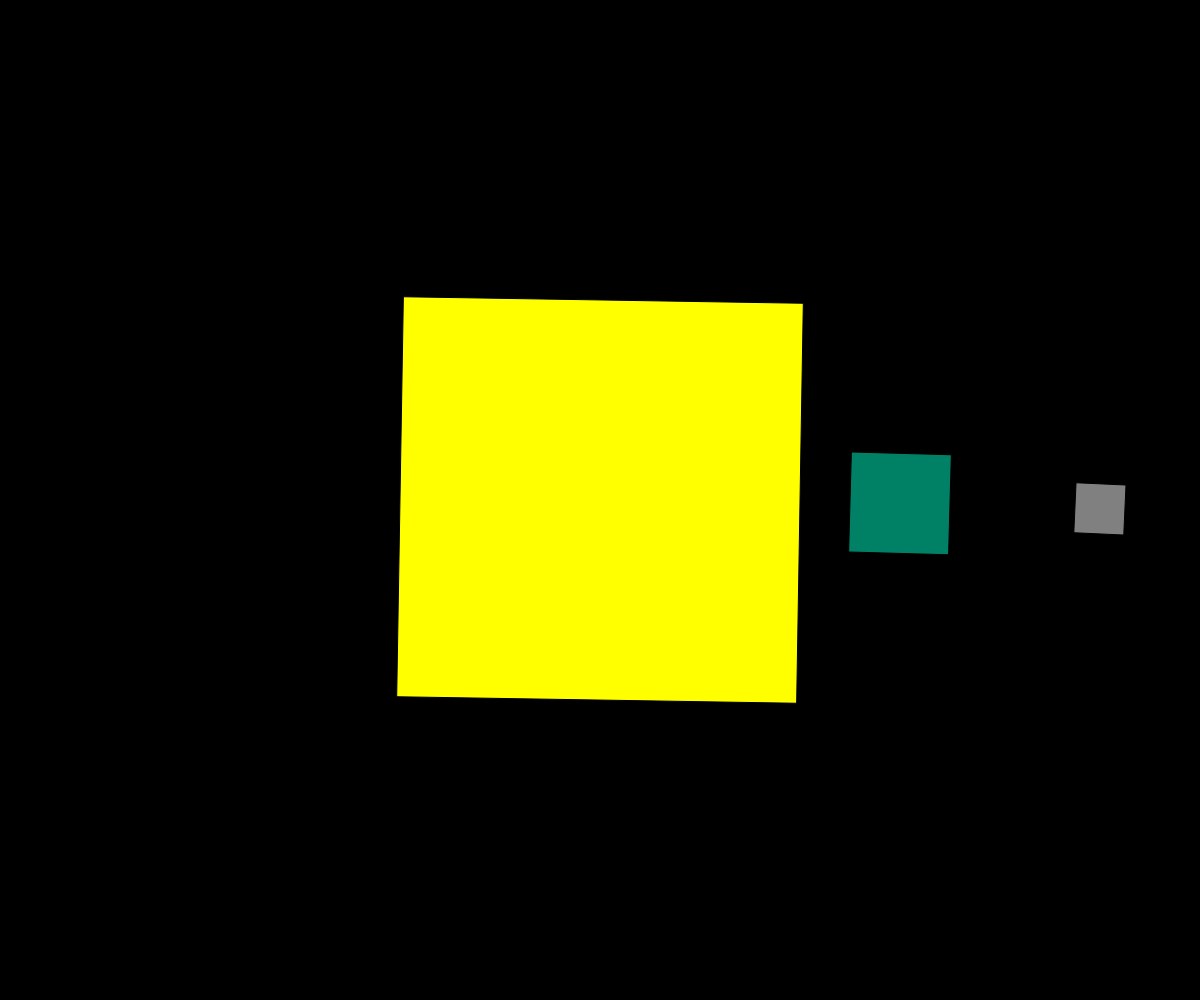
Frame 1 (no input)
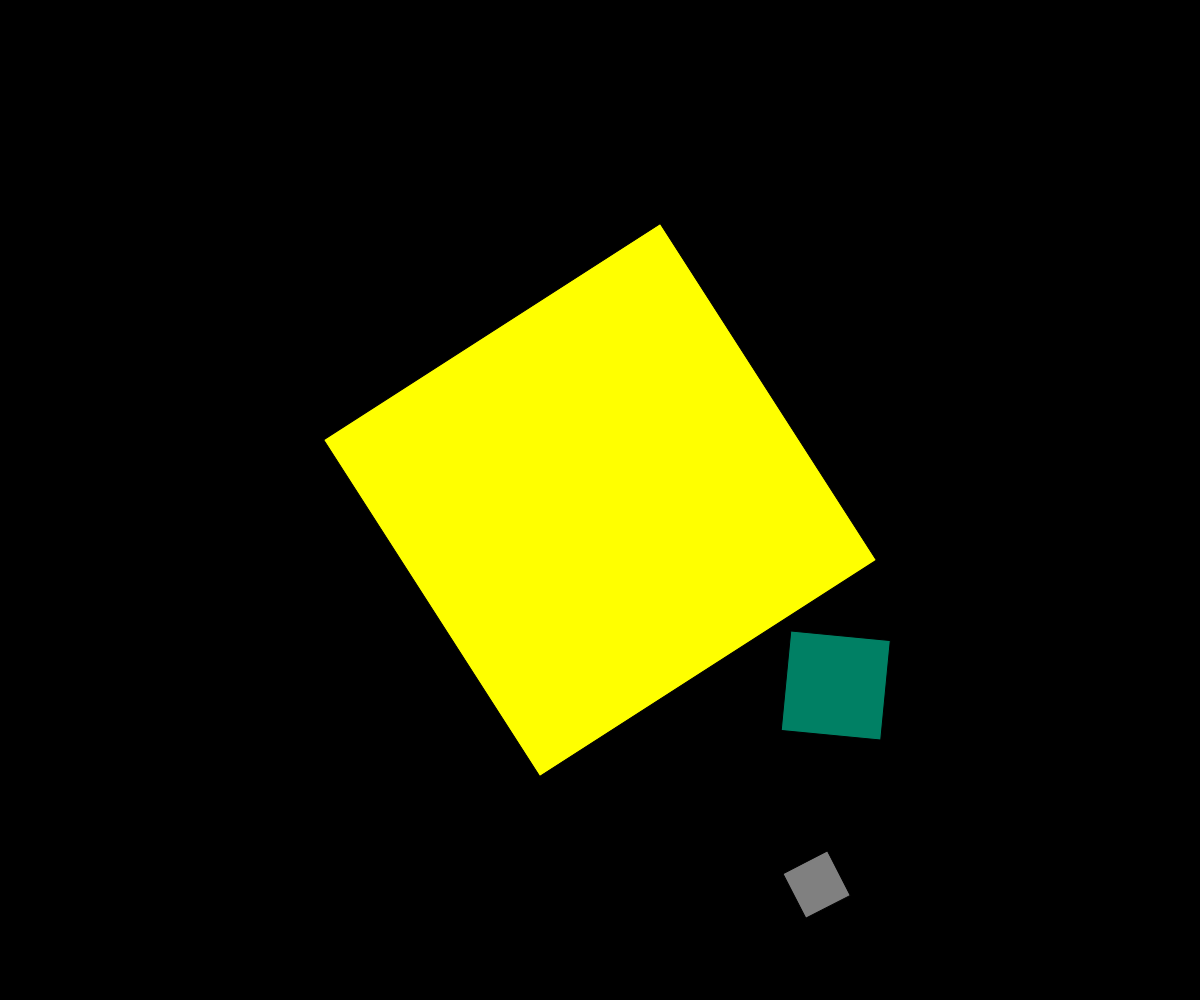
Frame 60 (no input)
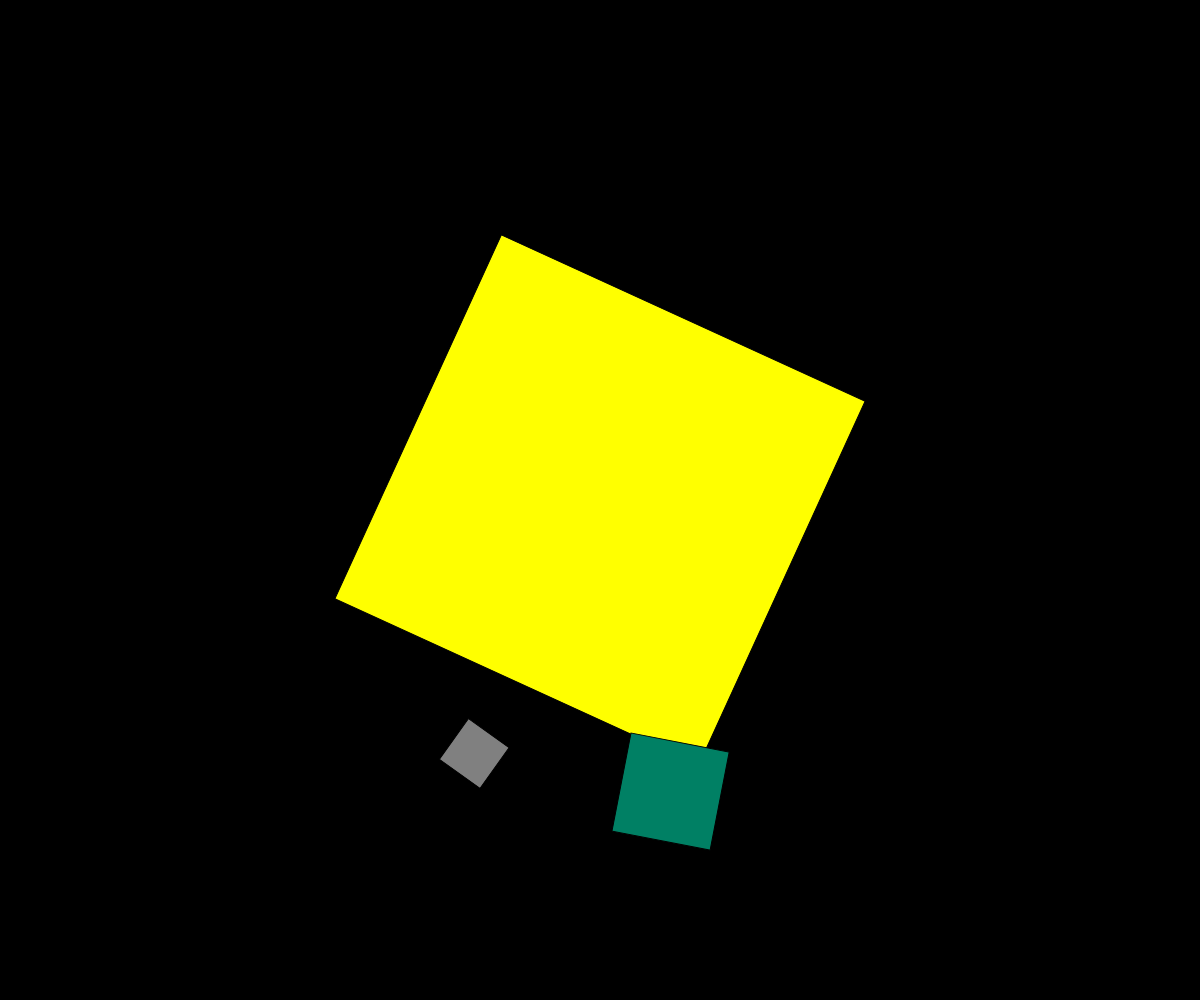
Frame 120 (the mouse pressed at the canvas centre since frame 60)

The p5.js sketch that drew these frames (run headless with seeded random() and noise() and a simulated clock; from frame 60 on, the mouse is pressed at the canvas centre):

// p5.js sketch
// ── sketch.js
function setup() {
  createCanvas(windowWidth, windowHeight)
  rectMode(CENTER); //centrer un élément 
  
}

function draw() {
  background(0);
  translate(width/2, height/2); //déplacer le "point central"

//soleil
  push(); //modification du centre, revenir à l'enregristrement du départ, avant les modifications
  rotate(millis()/1000) //on peu mettre aussi PI/4,ou faire millis/1000 pour que ça tourne lentement,faire la rotation, il faut le mettre après le translate et avant le création du rectangle ;)
  fill(255,255,0);
  rect(0,0,400,400);
  pop(); //modification du centre ""
  
//terre
  push(); //push et pop permettent de séparer la roation de la terre et de la lune par ex
  rotate(millis()/1500);
  translate(300,0); //décale le point zero
  rotate(millis()/1000); //faire la rotation autour de lui même
  fill(0,128,100);
  rect(0,0,100,100);

//lune
  translate(200,0);
  rotate(millis()/1000);
  fill(128);
  rect(0,0,50,50);

  pop();

}
